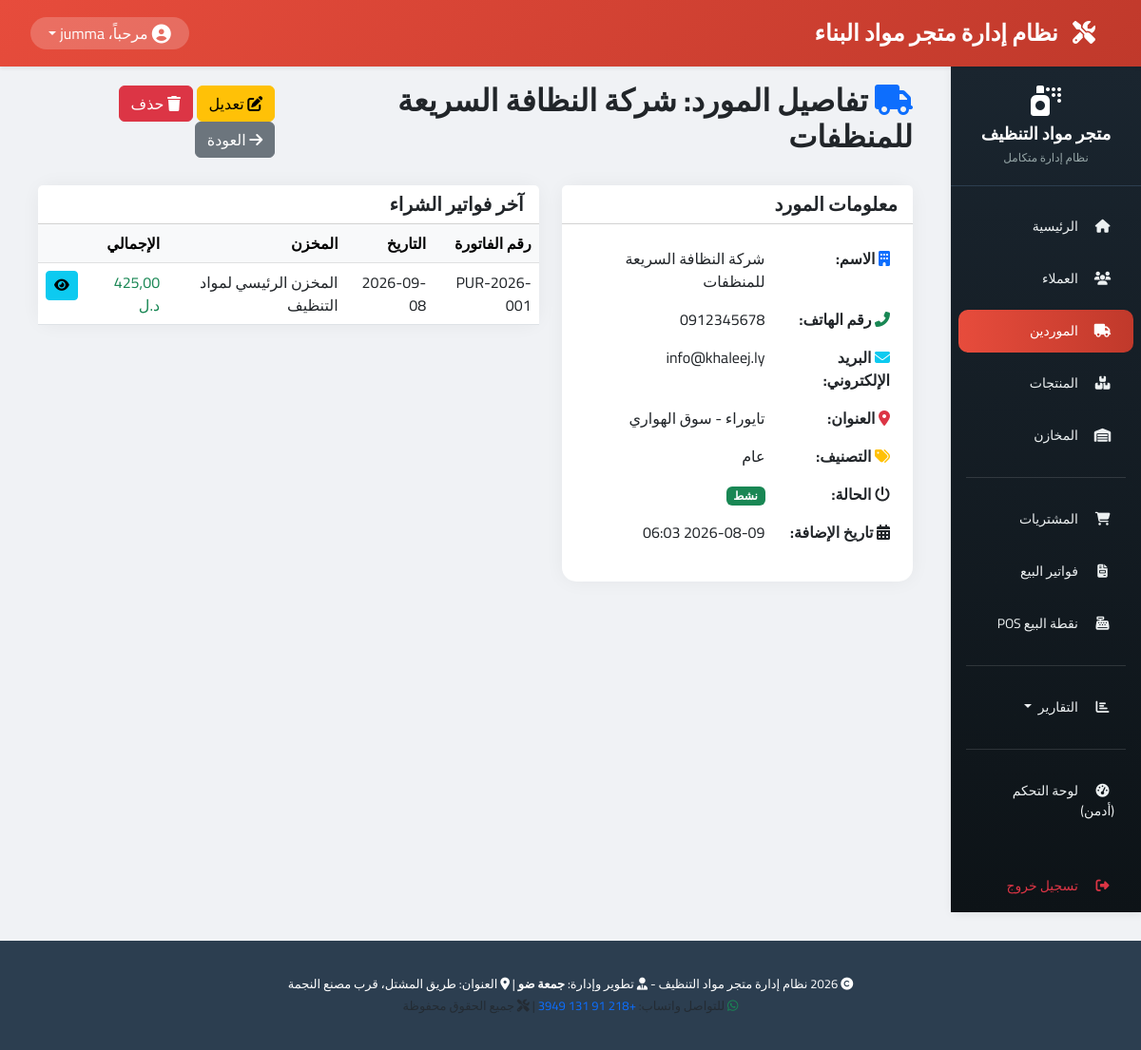
Page /suppliers/1/ (signed in) on the committed database.
### suppliers/models.py (models this page shows, shortened)
class Supplier(models.Model):
    name = models.CharField(max_length=200, verbose_name="اسم المورد")
    phone = models.CharField(max_length=20, blank=True, null=True, verbose_name="رقم الهاتف")
    email = models.EmailField(blank=True, null=True, verbose_name="البريد الإلكتروني")
    address = models.CharField(max_length=300, blank=True, null=True, verbose_name="العنوان")
    SUPPLIER_CATEGORIES = [
        ('detergents', 'منظفات سائلة'),
        ('powders', 'مساحيق غسيل'),
        ('disinfectants', 'مطهرات ومعقمات'),
        ('papers', 'ورقيات ومناديل'),
        ('tools', 'أدوات ومعدات تنظيف'),
        ('chemicals', 'مواد كيميائية خام'),
        ('general', 'عام'),
    ]
    category = models.CharField(max_length=20, choices=SUPPLIER_CATEGORIES, default='general', verbose_name="تصنيف المورد")
    is_active = models.BooleanField(default=True, verbose_name="نشط")
    created_at = models.DateTimeField(auto_now_add=True, verbose_name="تاريخ الإضافة")
    updated_at = models.DateTimeField(auto_now=True, verbose_name="آخر تحديث")
    class Meta:
        verbose_name = "مورد"
        verbose_name_plural = "الموردين"
        ordering = ['name']

### purchases/models.py (models this page shows, shortened)
class PurchaseInvoice(models.Model):
    invoice_number = models.CharField(max_length=50, unique=True, verbose_name="رقم الفاتورة")
    invoice_date = models.DateField(verbose_name="تاريخ الفاتورة")
    supplier = models.ForeignKey(Supplier, on_delete=models.PROTECT, related_name='invoices', verbose_name="المورد")
    warehouse = models.ForeignKey(Warehouse, on_delete=models.PROTECT, related_name='purchase_invoices', verbose_name="المخزن")
    supplier_invoice_date = models.DateField(blank=True, null=True, verbose_name="تاريخ فاتورة المورد")
    supplier_bill_number = models.CharField(max_length=100, blank=True, null=True, verbose_name="رقم فاتورة المورد")
    statement = models.CharField(max_length=500, blank=True, null=True, verbose_name="البيان")
    reference_number = models.CharField(max_length=100, blank=True, null=True, verbose_name="الرقم المرجعي")
    notes = models.CharField(max_length=500, blank=True, null=True, verbose_name="ملاحظات")
    created_at = models.DateTimeField(auto_now_add=True, verbose_name="تاريخ الإنشاء")
    def get_total(self):
        total = Decimal('0.00')
        for detail in self.details.all():
            total += detail.get_subtotal()
        return total
    class Meta:
        verbose_name = "فاتورة شراء"
        verbose_name_plural = "فواتير الشراء"
        ordering = ['-invoice_date']

class PurchaseDetail(models.Model):
    invoice = models.ForeignKey(PurchaseInvoice, on_delete=models.CASCADE, related_name='details', verbose_name="الفاتورة")
    product = models.ForeignKey('products.Product', on_delete=models.PROTECT, related_name='purchase_details', verbose_name="المنتج")
    quantity = models.DecimalField(max_digits=10, decimal_places=2, verbose_name="الكمية")
    purchase_price = models.DecimalField(max_digits=10, decimal_places=2, verbose_name="سعر الشراء")
    sale_price = models.DecimalField(max_digits=10, decimal_places=2, default=0, verbose_name="سعر البيع")
    expiry_date = models.DateField(blank=True, null=True, verbose_name="تاريخ الانتهاء")
    discount = models.DecimalField(max_digits=10, decimal_places=2, default=0, verbose_name="التخفيض")
    def get_subtotal(self):
        return (self.quantity * self.purchase_price) - self.discount
    class Meta:
        verbose_name = "تفاصيل الفاتورة"
        verbose_name_plural = "تفاصيل الفواتير"

### warehouses/models.py (models this page shows, shortened)
class Warehouse(models.Model):
    name = models.CharField(max_length=100, verbose_name="اسم المخزن")
    location = models.CharField(max_length=200, blank=True, null=True, verbose_name="الموقع")
    is_active = models.BooleanField(default=True, verbose_name="نشط")
    created_at = models.DateTimeField(auto_now_add=True, verbose_name="تاريخ الإنشاء")
    class Meta:
        verbose_name = "مخزن"
        verbose_name_plural = "المخازن"
        ordering = ['name']

### suppliers/views.py (the view)
# urls.py: path('<int:pk>/', views.SupplierDetailView.as_view(), name='supplier_detail'),
class SupplierDetailView(LoginRequiredMixin, DetailView):
    model = Supplier
    template_name = 'suppliers/supplier_detail.html'
    context_object_name = 'supplier'
    def get_context_data(self, **kwargs):
        context = super().get_context_data(**kwargs)
        try:
            context['recent_invoices'] = self.object.invoices.all().order_by('-invoice_date')[:10]
        except Exception:
            context['recent_invoices'] = []
        return context

### suppliers/templates/suppliers/supplier_detail.html (shortened to what this page needs)
{% extends 'base.html' %}
{% load static %}
{% block content %}
<div class="container-fluid">
    <div class="row">
        <div class="col-12">
            <div class="d-flex justify-content-between align-items-center mb-4">
                <h2>
                    <i class="fas fa-truck text-primary"></i>
                    تفاصيل المورد: {{ supplier.name }}
                </h2>
                <div>
                    <a href="{% url 'suppliers:supplier_edit' supplier.pk %}" class="btn btn-warning">
                        <i class="fas fa-edit"></i> تعديل
                    </a>
                    <a href="{% url 'suppliers:supplier_delete' supplier.pk %}" class="btn btn-danger">
                        <i class="fas fa-trash"></i> حذف
                    </a>
                    <a href="{% url 'suppliers:supplier_list' %}" class="btn btn-secondary">
                        <i class="fas fa-arrow-right"></i> العودة
                    </a>
                </div>
            </div>
            <div class="row">
                <div class="col-md-5">
                    <div class="card card-custom mb-4">
                        <div class="card-header bg-white">
                            <h5 class="mb-0">معلومات المورد</h5>
                        </div>
                        <div class="card-body">
                            <table class="table table-borderless">
                                <tr>
                                    <th><i class="fas fa-building text-primary"></i> الاسم:</th>
                                    <td>{{ supplier.name }}</td>
                                </tr>
                                <tr>
                                    <th><i class="fas fa-phone-alt text-success"></i> رقم الهاتف:</th>
                                    <td>{{ supplier.phone|default:"—" }}</td>
                                </tr>
                                {% if supplier.email %}
                                <tr>
                                    <th><i class="fas fa-envelope text-info"></i> البريد الإلكتروني:</th>
                                    <td>{{ supplier.email }}</td>
                                </tr>
                                {% endif %}
                                {% if supplier.address %}
                                <tr>
                                    <th><i class="fas fa-map-marker-alt text-danger"></i> العنوان:</th>
                                    <td>{{ supplier.address }}</td>
                                </tr>
                                {% endif %}
                                <tr>
                                    <th><i class="fas fa-tags text-warning"></i> التصنيف:</th>
                                    <td>{{ supplier.get_category_display }}</td>
                                </tr>
                                <tr>
                                    <th><i class="fas fa-power-off"></i> الحالة:</th>
                                    <td>
                                        {% if supplier.is_active %}
                                            <span class="badge bg-success">نشط</span>
                                        {% else %}
                                            <span class="badge bg-secondary">غير نشط</span>
                                        {% endif %}
                                    </td>
                                </tr>
                                <tr>
                                    <th><i class="fas fa-calendar-alt"></i> تاريخ الإضافة:</th>
                                    <td>{{ supplier.created_at|date:"Y-m-d H:i" }}</td>
                                </tr>
                            </table>
                        </div>
                    </div>
                </div>
                <div class="col-md-7">
                    <div class="card card-custom">
                        <div class="card-header bg-white">
                            <h5 class="mb-0">آخر فواتير الشراء</h5>
                        </div>
                        <div class="card-body p-0">
                            <div class="table-responsive">
                                <table class="table table-hover mb-0">
                                    <thead class="table-light">
                                        <tr>
                                            <th>رقم الفاتورة</th>
                                            <th>التاريخ</th>
                                            <th>المخزن</th>
                                            <th>الإجمالي</th>
                                            <th></th>
                                        </tr>
                                    </thead>
                                    <tbody>
                                        {% for invoice in recent_invoices %}
                                        <tr>
                                            <td>{{ invoice.invoice_number }}</td>
                                            <td>{{ invoice.invoice_date|date:"Y-m-d" }}</td>
                                            <td>{{ invoice.warehouse.name }}</td>
                                            <td class="text-success">{{ invoice.get_total|floatformat:2 }} د.ل</td>
                                            <td>
                                                <a href="{% url 'purchases:purchase_detail' invoice.pk %}" class="btn btn-sm btn-info" target="_blank">
                                                    <i class="fas fa-eye"></i>
                                                </a>
                                            </td>
                                        </tr>
                                        {% endfor %}
                                    </tbody>
                                </table>
                            </div>
                        </div>
                    </div>
                </div>
            </div>
        </div>
    </div>
</div>
{% endblock %}

### templates/includes/navbar.html (shortened to what this page needs)
{% load static %}
<nav class="navbar navbar-expand-lg navbar-top shadow-sm">
    <div class="container-fluid">
        <a class="navbar-brand fw-bold" href="{% url 'home' %}">
            <i class="fas fa-tools"></i> نظام إدارة متجر مواد البناء
        </a>
        <div class="d-flex align-items-center">
            <div class="dropdown">
                <a href="#" class="dropdown-toggle text-decoration-none user-dropdown d-flex align-items-center" data-bs-toggle="dropdown" aria-expanded="false">
                    <i class="fas fa-user-circle fa-lg me-1"></i>
                    <span class="d-none d-md-inline">مرحباً، {{ request.user.first_name|default:request.user.username }}</span>
                </a>
            </div>
        </div>
    </div>
</nav>

### static/css/style.css (style rules this page uses)
* { margin: 0; padding: 0; box-sizing: border-box; }
body { background-color: #f0f2f5; font-family: 'Cairo', 'Tahoma', 'Segoe UI', system-ui; }
.navbar-top { background: linear-gradient(135deg, #e74c3c 0%, #c0392b 100%); box-shadow: 0 2px 10px rgba(0,0,0,0.1); padding: 12px 20px; }
.navbar-top .navbar-brand { color: white; font-weight: bold; font-size: 1.5rem; }
.navbar-top .navbar-brand i { margin-left: 10px; }
.user-dropdown { background: rgba(255,255,255,0.2); border-radius: 30px; padding: 5px 15px; color: white; }
.card-custom { background: white; border-radius: 15px; border: none; box-shadow: 0 0 20px rgba(0,0,0,0.05); transition: transform 0.3s ease, box-shadow 0.3s ease; }

### templates/base.html (style rules this page uses)
body, h1, h2, h3, h4, h5, h6, .btn, .nav-link, .form-control, .table, td, th { font-family: 'Cairo', sans-serif !important; }
body { font-weight: 400; }
h1, h2, h3, h4, h5, h6 { font-weight: 700 !important; }

### rows in the picture
Supplier: name "شركة النظافة السريعة للمنظفات", phone "0912345678", email "info@khaleej.ly", address "تايوراء - سوق الهواري", category "عام", created_at "2026-08-09 06:03"
PurchaseInvoice: invoice_number "PUR-2026-001", invoice_date "2026-09-08", warehouse.name "المخزن الرئيسي لمواد التنظيف", get_total "425,00"

### other values in the picture
{{ request.user.first_name|default:request.user.username }} "jumma"
